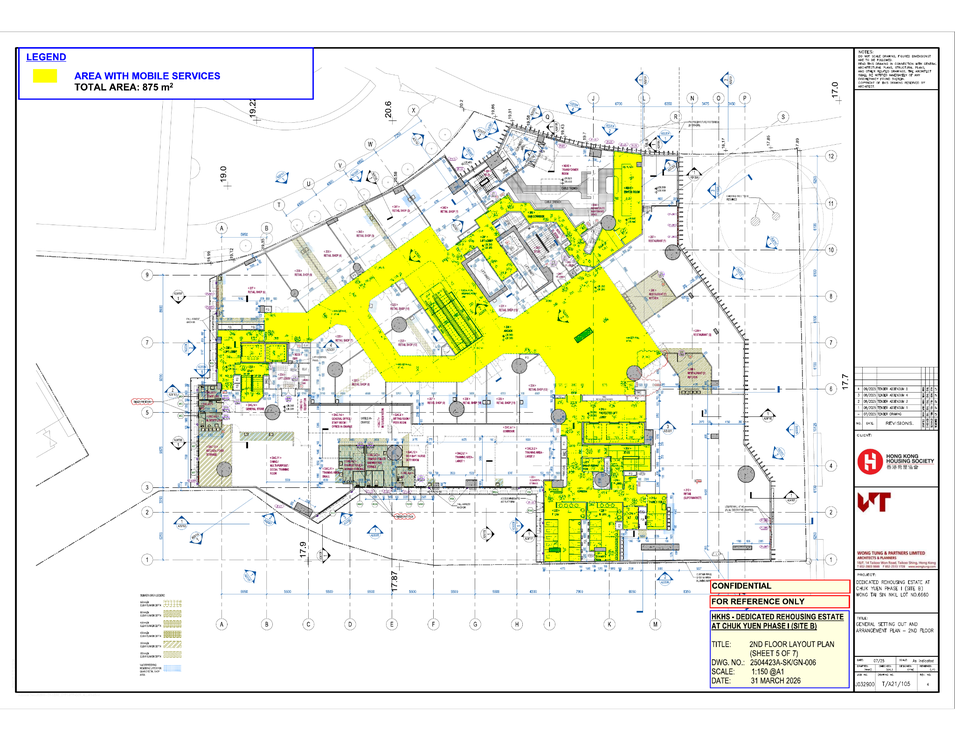
#> input picture input/546.png, 955 x 739 px, shrunk from 2048 x 1583 before the run
$ python -i extract_Walls.py   (imports and definitions only)
#> lines starting #> are read from the running program, lines starting #| are printed output that depends on the picture; after the words box and inside, x2 and y2 are one past the last pixel; in counts of white or black regions, pixels touching at a corner belong together
#> further down, picture is the input picture: shape (739, 955, 3); mean B, G, R 223.6, 240.3, 239.2
# walls.py

import cv2

def extractWalls(img):

    # Convert to grayscale
    gray = cv2.cvtColor(
        img,
        cv2.COLOR_BGR2GRAY
    )
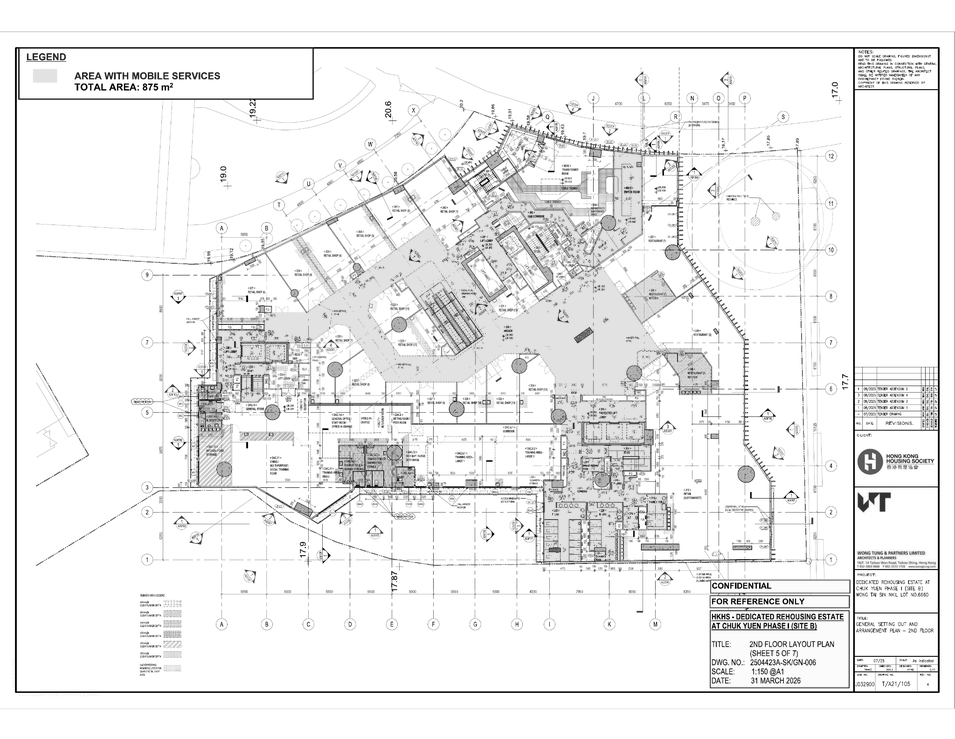
#> gray: shape (739, 955); min 0, max 255, mean 238

    # Threshold
    _, thresh = cv2.threshold(
        gray,
        0,
        255,
        cv2.THRESH_BINARY_INV + cv2.THRESH_OTSU
    )
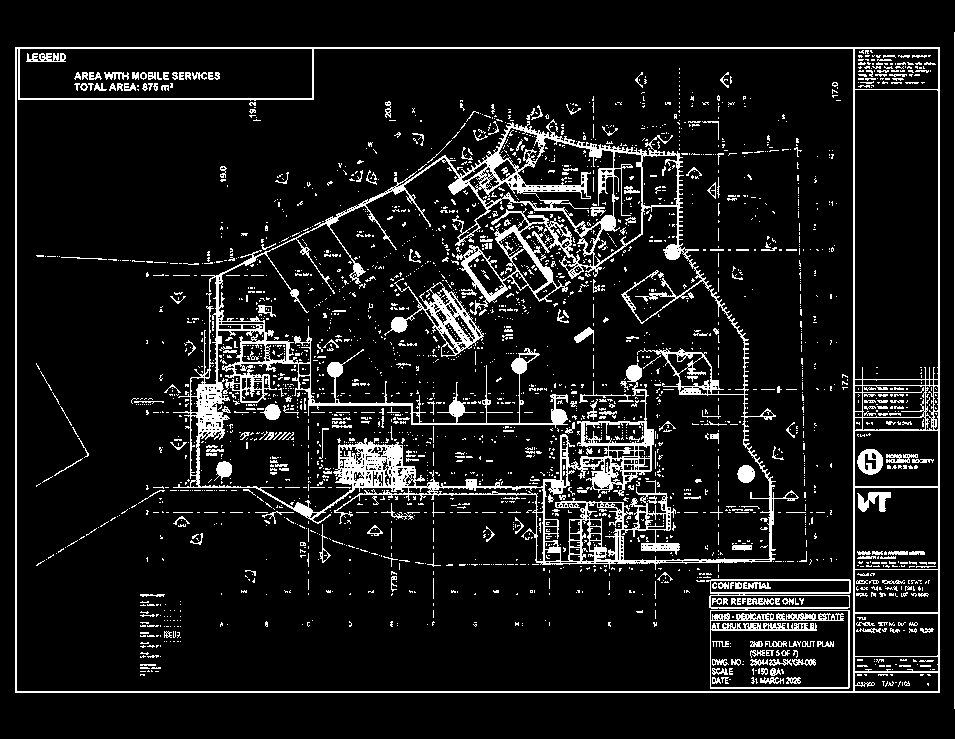
#> thresh: shape (739, 955); 9.8% white in thin lines or dots

    # Remove small noise
    kernel = cv2.getStructuringElement(
        cv2.MORPH_RECT,
        (3, 3)
    )

    clean = cv2.morphologyEx(
        thresh,
        cv2.MORPH_OPEN,
        kernel
    )
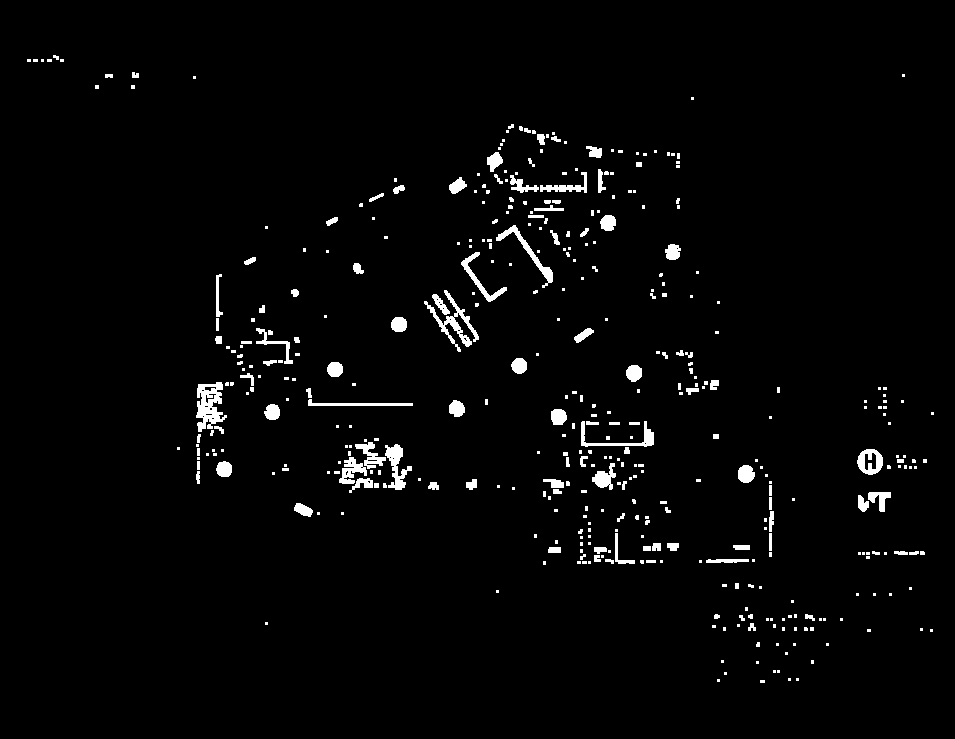
#> clean: shape (739, 955); 2.5% white; 421 white regions (289 under 20 px), largest, box (x1, y1, x2, y2) and area: (196, 382, 227, 432) 881, (424, 290, 479, 352) 742, (385, 444, 412, 490) 542

    # Thicken wall structures
    wall_kernel = cv2.getStructuringElement(
        cv2.MORPH_RECT,
        (5, 5)
    )

    walls = cv2.dilate(
        clean,
        wall_kernel,
        iterations=1
    )
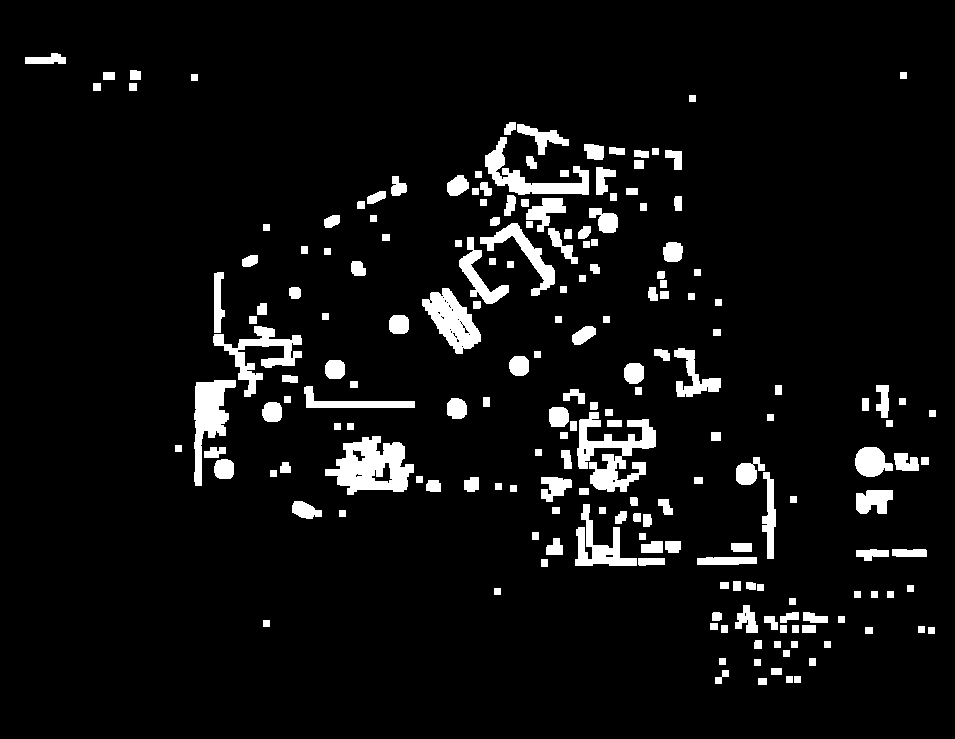
#> walls: shape (739, 955); 6.4% white; 195 white regions, largest, box (x1, y1, x2, y2) and area: (325, 436, 414, 495) 3097, (577, 412, 656, 492) 2876, (194, 380, 236, 486) 2070

    # Black walls on white background
    inverted = cv2.bitwise_not(walls)

    return gray, thresh, inverted

>>> import cv2
>>> picture = cv2.imread('../input/546.png')
>>> result = extractWalls(picture)
